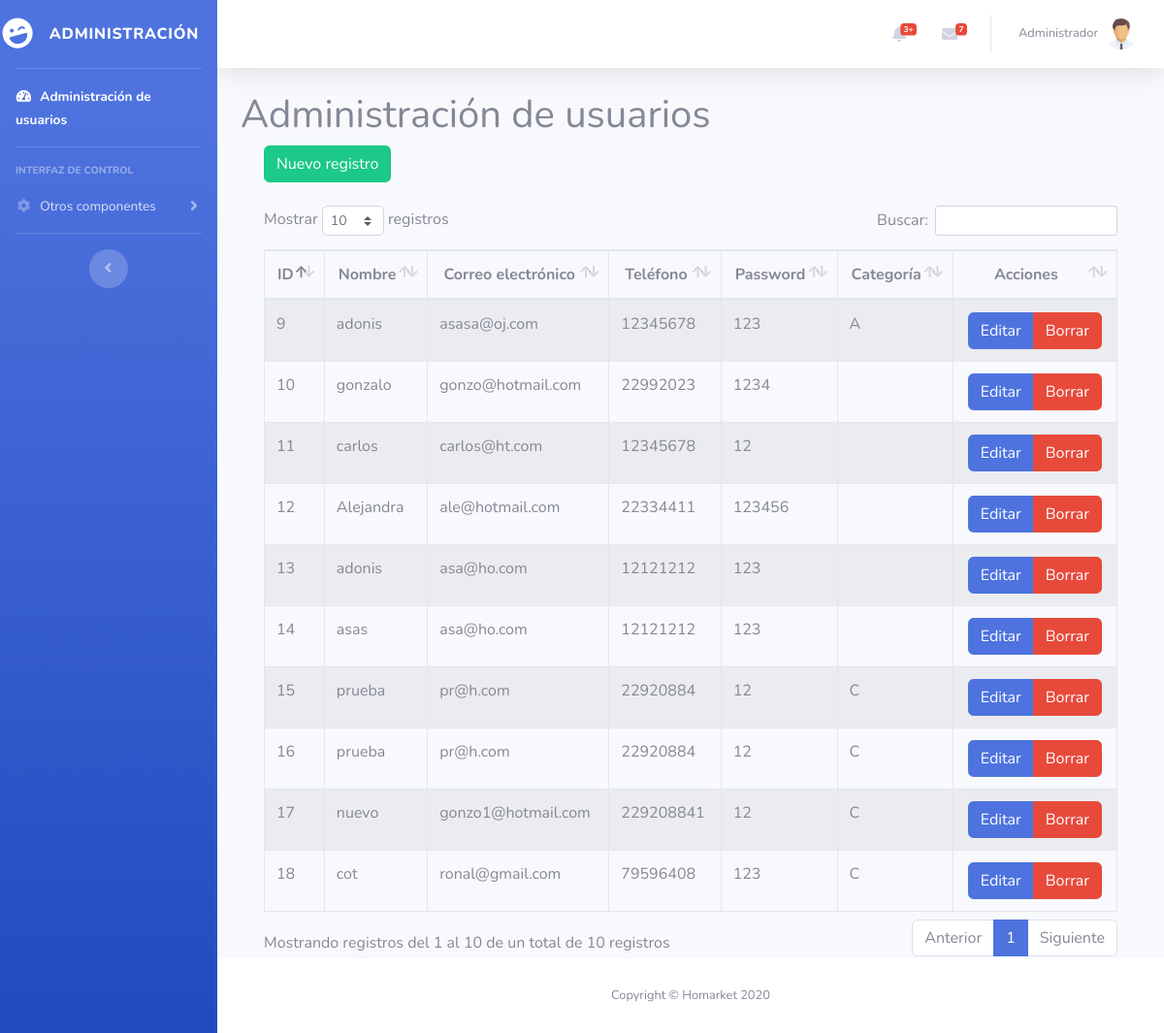
The page / on the database its author committed.
### tables this page shows
CREATE TABLE `user` (
  `id` int(11) NOT NULL,
  `nombre` varchar(20) NOT NULL,
  `email` varchar(40) NOT NULL,
  `telefono` int(8) NOT NULL,
  `password` varchar(20) NOT NULL,
  `Categoria` varchar(5) NOT NULL
);

### index.php (the view, shortened to what this page needs)
<?php require_once "vistas/parte_superior.php"?>
<div class="container">
    <h1>Administración de usuarios</h1>
 <?php
$objeto = new Conexion();
$conexion = $objeto->Conectar();
$consulta = "SELECT id, nombre, email, telefono, password, Categoria FROM user";
$resultado = $conexion->prepare($consulta);
$resultado->execute();
$data=$resultado->fetchAll(PDO::FETCH_ASSOC);
?>
<div class="container">
        <div class="row">
            <div class="col-lg-12">
            <button id="btnNuevo" type="button" class="btn btn-success" data-toggle="modal">Nuevo registro</button>
            </div>
        </div>
    </div>
    <br>
<div class="container">
        <div class="row">
                <div class="col-lg-12">
                    <div class="table-responsive">
                        <table id="tablaUser" class="table table-striped table-bordered table-condensed" style="width:100%">
                        <thead class="text-center">
                            <tr>
                                <th>ID</th>
                                <th>Nombre</th>
                                <th>Correo electrónico</th>
                                <th>Teléfono</th>
                                <th>Password</th>
                                <th>Categoría</th>
                                <th>Acciones</th>
                            </tr>
                        </thead>
                        <tbody>
                            <?php
                            foreach($data as $dat) {
                            ?>
                            <tr>
                                <td><?php echo $dat['id'] ?></td>
                                <td><?php echo $dat['nombre'] ?></td>
                                <td><?php echo $dat['email'] ?></td>
                                <td><?php echo $dat['telefono'] ?></td>
                                <td><?php echo $dat['password'] ?></td>
                                <td><?php echo $dat['Categoria'] ?></td>
                                <td></td>
                            </tr>
                            <?php
                                }
                            ?>
                        </tbody>
                       </table>
                    </div>
                </div>
        </div>
    </div>
</div>
<?php require_once "vistas/parte_inferior.php"?>

### rows shown on the page
user: id "9", nombre "adonis", email "asasa@oj.com", telefono "12345678", password "123", Categoria "A"
user: id "10", nombre "gonzalo", email "gonzo@hotmail.com", telefono "22992023", password "1234"
user: id "11", nombre "carlos", email "carlos@ht.com", telefono "12345678", password "12"
user: id "12", nombre "Alejandra", email "ale@hotmail.com", telefono "22334411", password "123456"
user: id "13", nombre "adonis", email "asa@ho.com", telefono "12121212", password "123"
user: id "14", nombre "asas", email "asa@ho.com", telefono "12121212", password "123"
user: id "15", nombre "prueba", email "pr@h.com", telefono "22920884", password "12", Categoria "C"
user: id "16", nombre "prueba", email "pr@h.com", telefono "22920884", password "12", Categoria "C"
user: id "17", nombre "nuevo", email "gonzo1@hotmail.com", telefono "229208841", password "12", Categoria "C"
user: id "18", nombre "cot", email "ronal@gmail.com", telefono "79596408", password "123", Categoria "C"
